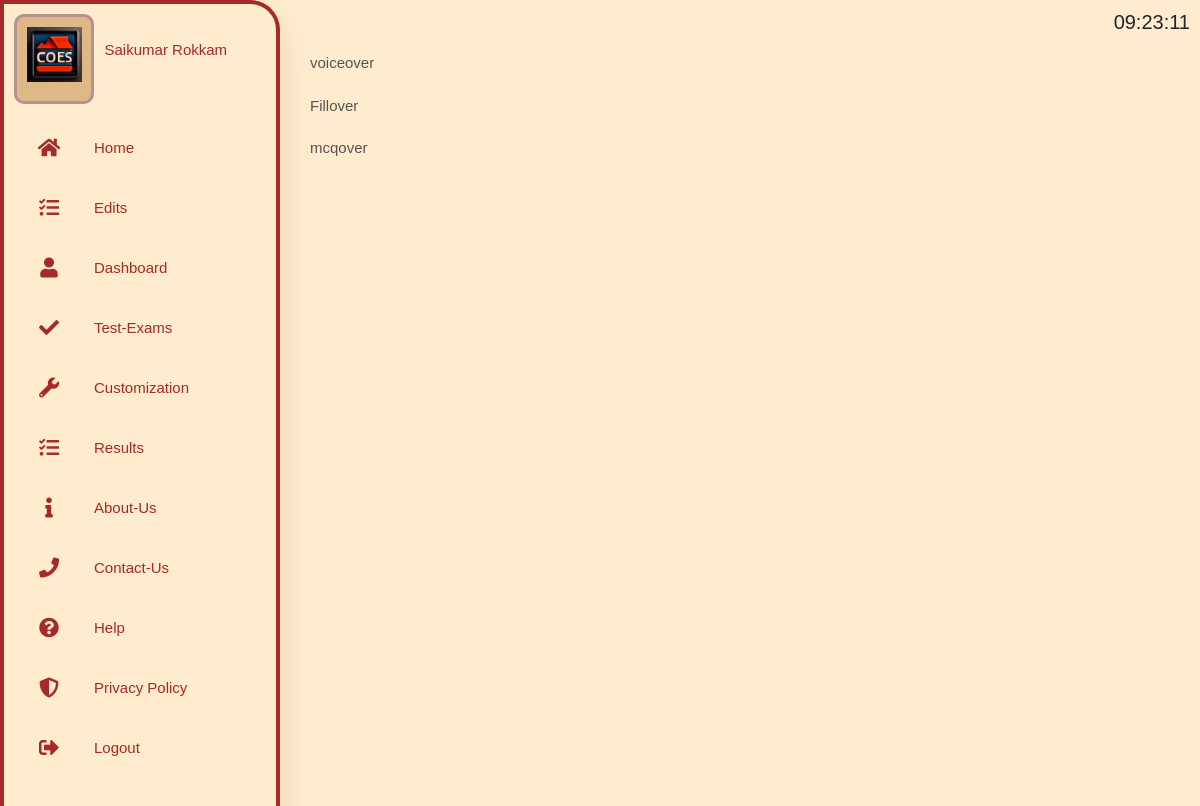
/otherexams (signed in), run on the app's committed database.
### website/models.py (models this page shows)
class User(db.Model,UserMixin):
	id = db.Column(db.Integer,primary_key=True)
	email =db.Column(db.String(250),unique=True)
	types =db.Column(db.String(250),nullable=False)
	password=db.Column(db.String(500),nullable=False)
	firstname=db.Column(db.String(150),nullable=False)
	lastname=db.Column(db.String(150),nullable=False)
	status = db.relationship('logstat',back_populates="user")
	names = db.relationship("Names", back_populates="user")
	result = db.relationship("Result", back_populates="user")
	top = db.relationship("Top", back_populates="user")
	ctime = db.relationship("Ctime", back_populates="user")

class Names(db.Model):
	id=db.Column(db.Integer,primary_key=True)
	ename=db.Column(db.String(200),nullable=True)
	types=db.Column(db.String(200),nullable=False)
	hours =db.Column(db.Integer,nullable=False)
	minutes=db.Column(db.Integer,nullable=False)
	seconds=db.Column(db.Integer,nullable=False)
	user_id= db.Column(db.Integer, db.ForeignKey('user.id'))
	user = db.relationship("User", back_populates="names")

### website/auth.py (the view)
@auth.route('/otherexams', methods=['POST','GET'])
@login_required
def oexams():
	klist=[]
	k=Names.query.with_entities(Names.ename)
	for i in k:
		klist.append(i[0])
	klistl=len(klist)
	return render_template('otherexams.html',k=klist,lens=klistl,user=current_user)

### website/__init__.py (called while the page is built)
def  create_app():
	app = Flask(__name__,static_folder='static', template_folder='templates')
	app.config['SECRET_KEY']='solopop'
	app.config['SQLALCHEMY_DATABASE_URI']=f'sqlite:///{DB_NAME}'
	db.init_app(app)
	from .views import views
	from .auth import auth
	app.register_blueprint(views,url_prefix='/')
	app.register_blueprint(auth,url_prefix='/')
	from .models import User
	with app.app_context():
		db.create_all()
	login_manager = LoginManager()
	login_manager.login_view = 'auth.login'
	login_manager.init_app(app)
	@login_manager.user_loader
	def load_user(id):
		return User.query.get(int(id))
	return app

### website/templates/otherexams.html (shortened to what this page needs)
{% extends "base.html" %}
{% block content%}
{% for i in range(lens) %}
	<a href="/mails">{{k[i]}}</a>
{% endfor %}
{% endblock %}

### website/templates/base.html (shortened to what this page needs)
<!DOCTYPE html>
<html>
<head>
  <link rel="stylesheet" type="text/css" href="https://cdnjs.cloudflare.com/ajax/libs/font-awesome/5.15.4/css/all.min.css">
  <link
      rel="stylesheet"
      href="https://stackpath.bootstrapcdn.com/bootstrap/4.4.1/css/bootstrap.min.css"
    />
    <link
      rel="stylesheet"
      href="https://stackpath.bootstrapcdn.com/font-awesome/4.7.0/css/font-awesome.min.css"
    />
<link rel="stylesheet" type="text/css" href="{{ url_for('static', filename='css/makelogs.css') }}">
</head>
<body>
  <nav id="navas">
    <ul>
      <li>
        <a href="/" class="logob">
          <img src="{{ url_for('static', filename='/images/icon4.jpg') }}">
        <span class="nav-item">&nbsp;&nbsp;&nbsp;{{user.firstname}}&nbsp;{{user.lastname}}</span>
        </a>
      </li>
      <li><a href="/about">
        <i class="fas fa-home"></i>
        <span class="nav-item">Home</span>
      </a></li>
     {% if user.is_authenticated %}
      {% if user.types == 'tutor' %}
      <li><a href="/dashboard">
        <i class="fas fa-user"></i>
        <span class="nav-item">Dashboard</span>
      </a></li>
      <li><a href="/custom">
        <i class="fas fa-wrench"></i>
        <span class="nav-item">Customization</span>
      </a></li>
      <li><a href="/tests">
        <i class="fas fa-check"></i>
        <span class="nav-item">Test-Exams</span>
      </a></li>
      <li><a href="/result">
        <i class="fas fa-tasks"></i>
        <span class="nav-item">Results</span>
      </a></li>
      {% elif user.types == 'admin' %}
      <li><a href="/useredit">
        <i class="fas fa-tasks"></i>
        <span class="nav-item">Edits</span>
      </a></li>
      <li><a href="/dashboard">
        <i class="fas fa-user"></i>
        <span class="nav-item">Dashboard</span>
      </a></li>
      <li><a href="/tests">
        <i class="fas fa-check"></i>
        <span class="nav-item">Test-Exams</span>
      </a></li>
      <li><a href="/custom">
        <i class="fas fa-wrench"></i>
        <span class="nav-item">Customization</span>
      </a></li>
      <li><a href="/result">
        <i class="fas fa-tasks"></i>
        <span class="nav-item">Results</span>
      </a></li>
      {% endif %}
      <li><a href="/about">
        <i class="fas fa-info"></i>
        <span class="nav-item">About-Us</span>
      </a></li>
      <li><a href="/contact">
        <i class="fas fa-phone"></i>
        <span class="nav-item">Contact-Us</span>
      </a></li>
      <li><a href="/help">
        <i class="fas fa-question-circle"></i>
        <span class="nav-item">Help</span>
      </a></li>
      <li><a href="/policy">
        <i class="fas fa-shield-alt"></i>
        <span class="nav-item">Privacy Policy</span>
      </a></li>
      <li><a href="/logout" class="logout">
        <i class="fas fa-sign-out-alt"></i>
        <span class="nav-item">Logout</span>
      </a></li>
      {% endif %}
  </nav>
   {% if user.is_authenticated %}
<h5 align="right" id="current-time"></h5>
    {% endif %}
   <div class="cotainer">
    {% block content %}
    {% endblock %}
   </div>
</body>
</html>

### website/static/css/makelogs.css (style rules this page uses)
h5 { font-size: 20px; margin-right: 10px; margin-top: 10px; }
.fa-info, .fa-list-alt, .fa-shield-alt, .fa-sign-in-alt, .fa-registered, .fa-sign-out-alt, .fa-home, .fa-wrench, .fa-tasks, .fa-phone, .fa-question-circle, .fa-user, .fa-chart-bar, .fa-check, .nav-item { color:brown; transition: width 0.1s linear; border-radius: 3px; }
.cotainer { margin-left: 300px; }
* { margin: 0; padding: 0; outline: none; border: none; text-decoration: none; box-align: border-box; font-family: "poppins",sans-serif; }
body { background-color: blanchedalmond; }
nav { position: absolute; top: 0; bottom: 0; height: 120%; left: 0; background-color: blanchedalmond; width:90px; border: 5px solid burlywood ; border-top-right-radius:30px ; overflow: hidden; transition: width 0.2s linear; box-shadow: 0 20px 35px rgba(0,0,0,0.1); }
.logob { text-align: center; display: flex; margin-right: 10px; width: 80px; height: 90px; border: 3px solid #6495; border-radius: 10px; background-color: burlywood; transition: all 0.5s ease; margin: 10px 10px; }
.logob img { width: 60px; height: 55px; }
a { position: relative; color: rgb(85,83,83); font-size: 15px; display: table; width: 300px; text-decoration: none; padding: 10px; }
.fas { position: relative; width: 70px; height: 40px; top: 14px; font-size: 20px; text-align: center; }
.nav-item { position: relative; top: 12px; margin-left: 10px; }
.nav-item:hover, { font-family:Courier; }
::placeholder { color:saddlebrown; font-family: Arial; }

### data on the page
User: firstname "Saikumar", lastname "Rokkam"
Names: ename "voiceover"
Names: ename "Fillover"
Names: ename "mcqover"
